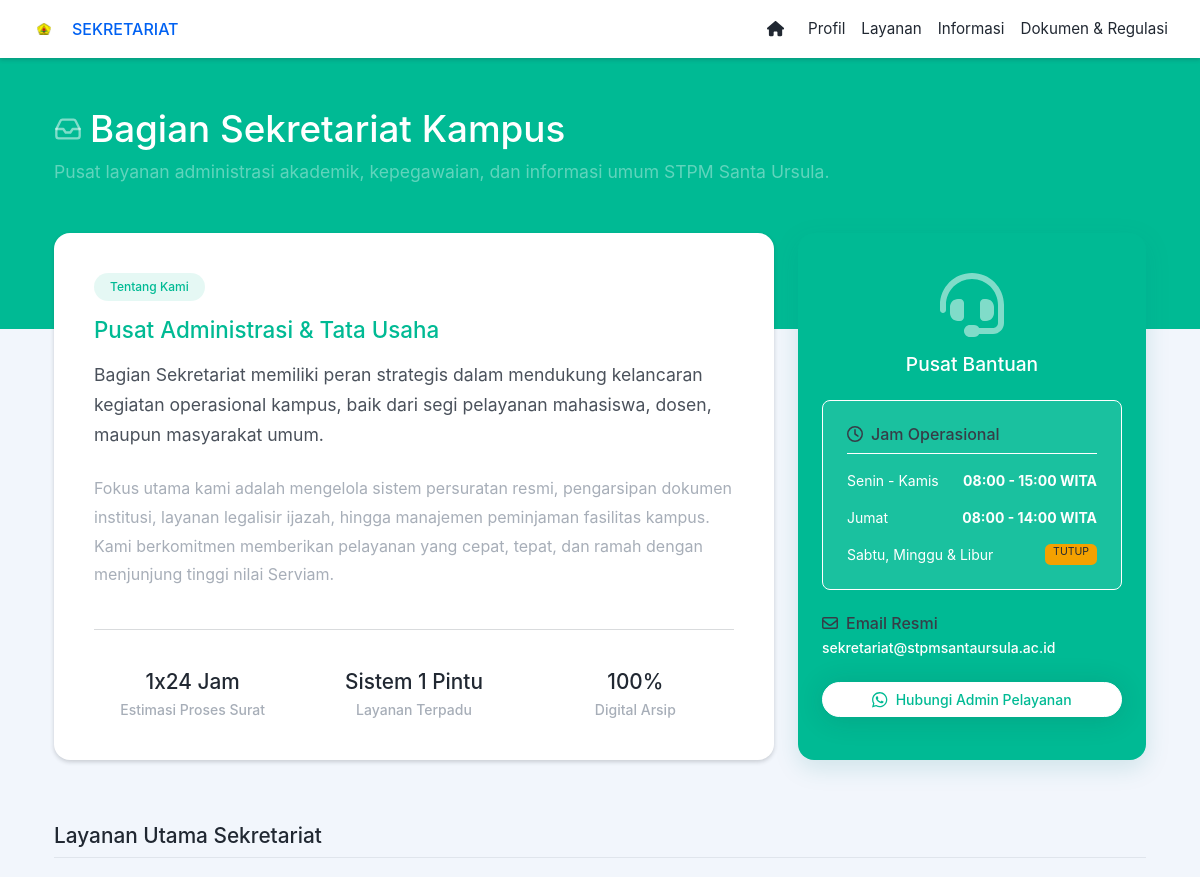
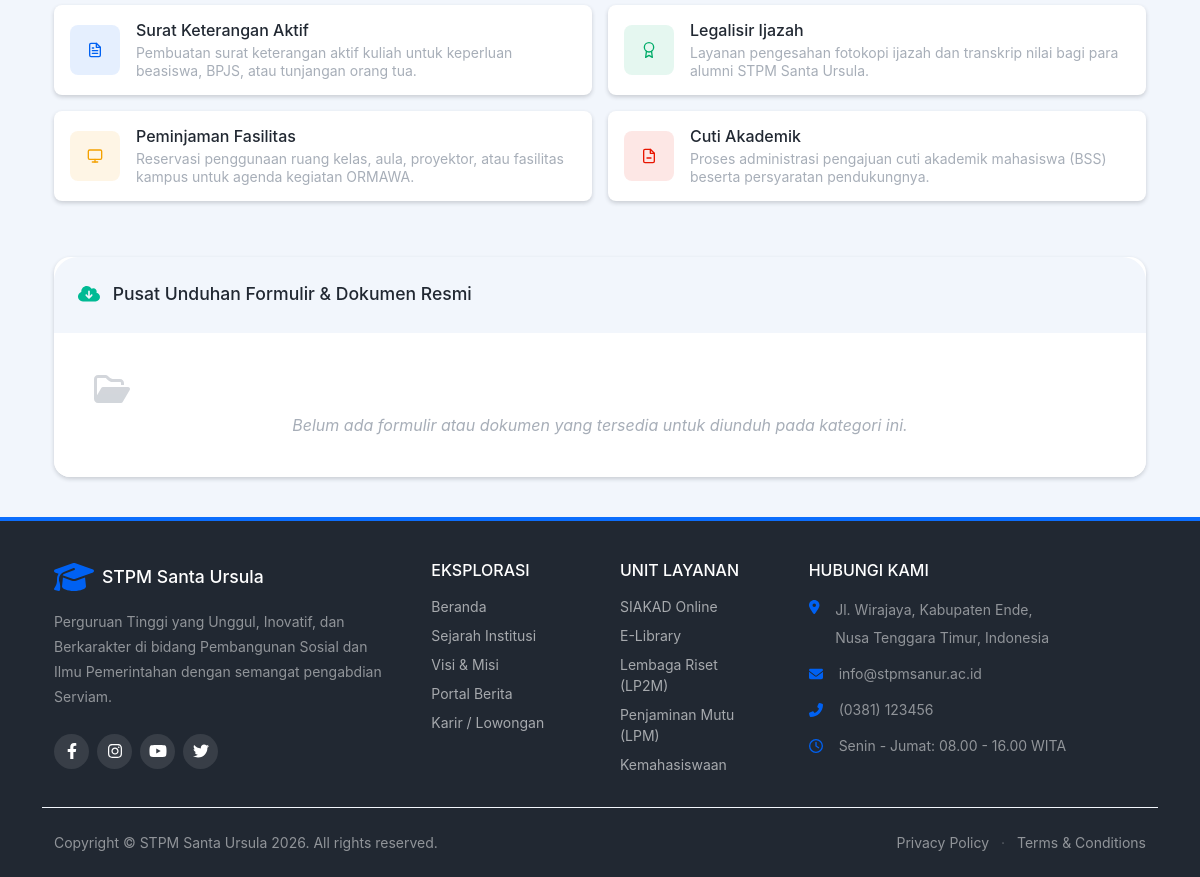
Screenshot of /index.php?module=sekretariat with the database file from the repository (2 pictures, top to bottom).
### tables this page shows
CREATE TABLE `sekretariat_info` (
  `id` int(11) NOT NULL,
  `tentang_kami` text NOT NULL,
  `fokus_utama` text NOT NULL,
  `jam_senin_kamis` varchar(100) NOT NULL,
  `jam_jumat` varchar(100) NOT NULL,
  `email_resmi` varchar(150) NOT NULL,
  `nomor_wa` varchar(50) NOT NULL
);

### modul/publik/content_sekre.php (the view, shortened to what this page needs)
<?php
$info = $koneksi->query("SELECT * FROM sekretariat_info WHERE id=1")->fetch_assoc();
$q_download = $koneksi->query("SELECT * FROM sekretariat_arsip WHERE kategori_arsip = 'formulir' ORDER BY tanggal DESC LIMIT 10");
?>
<main>
    <header class="page-header page-header-dark bg-teal pb-10">
        <div class="container-xl px-4">
            <div class="page-header-content pt-4" data-aos="fade-down" data-aos-duration="1000">
                <div class="row align-items-center justify-content-between">
                    <div class="col-auto mt-4">
                        <h1 class="page-header-title fw-black" style="font-size: 2.3rem;">
                            <div class="page-header-icon"><i data-feather="inbox"></i></div>
                            Bagian Sekretariat Kampus
                        </h1>
                        <div class="page-header-subtitle fs-5 mt-2 opacity-75">Pusat layanan administrasi akademik, kepegawaian, dan informasi umum STPM Santa Ursula.</div>
                    </div>
                </div>
            </div>
        </div>
    </header>
    <div class="container-xl px-4 mt-n10 mb-5">
        <div class="row gx-4 mb-4">
            <div class="col-lg-8 mb-4" data-aos="fade-up" data-aos-delay="100">
                <div class="card shadow-sm border-0 h-100 rounded-4">
                    <div class="card-body p-4 p-md-5">
                        <div class="badge bg-teal bg-opacity-10 text-teal rounded-pill mb-3 px-3 py-2 fw-bold">Tentang Kami</div>
                        <h2 class="text-teal fw-bold mb-3">Pusat Administrasi & Tata Usaha</h2>
                        <p class="lead text-gray-700 mb-4" style="line-height: 1.7;">
                            <?= htmlspecialchars($info['tentang_kami'] ?? '') ?>
                        </p>
                        <p class="text-muted" style="line-height: 1.8;">
                            <?= htmlspecialchars($info['fokus_utama'] ?? '') ?>
                        </p>
                        <hr class="my-5">
                        <div class="row text-center">
                            <div class="col-md-4 mb-3 mb-md-0" data-aos="zoom-in" data-aos-delay="200">
                                <div class="h3 fw-black text-dark mb-1">1x24 Jam</div>
                                <div class="small text-muted fw-bold">Estimasi Proses Surat</div>
                            </div>
                            <div class="col-md-4 mb-3 mb-md-0" data-aos="zoom-in" data-aos-delay="300">
                                <div class="h3 fw-black text-dark mb-1">Sistem 1 Pintu</div>
                                <div class="small text-muted fw-bold">Layanan Terpadu</div>
                            </div>
                            <div class="col-md-4" data-aos="zoom-in" data-aos-delay="400">
                                <div class="h3 fw-black text-dark mb-1">100%</div>
                                <div class="small text-muted fw-bold">Digital Arsip</div>
                            </div>
                        </div>
                    </div>
                </div>
            </div>
            <div class="col-lg-4 mb-4" data-aos="fade-left" data-aos-delay="200">
                <div class="card shadow-sm border-0 bg-teal text-white h-100 rounded-4" style="box-shadow: 0 0.5rem 1.5rem rgba(0, 128, 128, 0.15) !important;">
                    <div class="card-header bg-transparent border-0 pt-5 pb-0 text-center">
                        <i class="fas fa-headset fa-4x mb-3 text-white opacity-50"></i>
                        <h4 class="fw-bold text-white mb-0">Pusat Bantuan</h4>
                    </div>
                    <div class="card-body p-4">
                        <div class="bg-white bg-opacity-10 p-4 rounded-3 mb-4 border border-white border-opacity-10">
                            <h6 class="fw-bold border-bottom border-white border-opacity-25 pb-2 mb-3"><i class="far fa-clock me-2"></i>Jam Operasional</h6>
                            <div class="d-flex justify-content-between small mb-3">
                                <span>Senin - Kamis</span>
                                <strong><?= htmlspecialchars($info['jam_senin_kamis'] ?? '08:00 - 15:00 WITA') ?></strong>
                            </div>
                            <div class="d-flex justify-content-between small mb-3">
                                <span>Jumat</span>
                                <strong><?= htmlspecialchars($info['jam_jumat'] ?? '08:00 - 14:00 WITA') ?></strong>
                            </div>
                            <div class="d-flex justify-content-between small">
                                <span>Sabtu, Minggu & Libur</span>
                                <strong class="badge bg-warning text-dark px-2">TUTUP</strong>
                            </div>
                        </div>
                        <h6 class="fw-bold mb-1"><i class="far fa-envelope me-2"></i>Email Resmi</h6>
                        <p class="small text-white-70 mb-4 fw-bold"><?= htmlspecialchars($info['email_resmi'] ?? '') ?></p>
                        <a href="https://wa.me/<?= htmlspecialchars($info['nomor_wa'] ?? '') ?>" target="_blank" class="btn btn-white w-100 rounded-pill fw-bold text-teal shadow py-2">
                            <i class="fab fa-whatsapp me-2 fa-lg"></i> Hubungi Admin Pelayanan
                        </a>
                    </div>
                </div>
            </div>
        </div>
<h3 class="text-dark fw-black mt-5 mb-4 border-bottom pb-2" data-aos="fade-right">Layanan Utama Sekretariat</h3>
        <div class="row gx-3 mb-5">
            <div class="col-lg-6 col-md-6 mb-3" data-aos="fade-up" data-aos-delay="100">
                <div class="card border-0 shadow-sm hover-lift h-100 rounded-3">
                    <div class="card-body p-3 d-flex align-items-center">
                        <div class="bg-primary bg-opacity-10 text-primary rounded-3 d-flex align-items-center justify-content-center flex-shrink-0 me-3" style="width: 50px; height: 50px;">
                            <i data-feather="file-text"></i>
                        </div>
                        <div>
                            <h6 class="fw-bold text-dark mb-1">Surat Keterangan Aktif</h6>
                            <p class="text-muted small mb-0 lh-sm">Pembuatan surat keterangan aktif kuliah untuk keperluan beasiswa, BPJS, atau tunjangan orang tua.</p>
                        </div>
                    </div>
                </div>
            </div>
            <div class="col-lg-6 col-md-6 mb-3" data-aos="fade-up" data-aos-delay="150">
                <div class="card border-0 shadow-sm hover-lift h-100 rounded-3">
                    <div class="card-body p-3 d-flex align-items-center">
                        <div class="bg-success bg-opacity-10 text-success rounded-3 d-flex align-items-center justify-content-center flex-shrink-0 me-3" style="width: 50px; height: 50px;">
                            <i data-feather="award"></i>
                        </div>
                        <div>
                            <h6 class="fw-bold text-dark mb-1">Legalisir Ijazah</h6>
                            <p class="text-muted small mb-0 lh-sm">Layanan pengesahan fotokopi ijazah dan transkrip nilai bagi para alumni STPM Santa Ursula.</p>
                        </div>
                    </div>
                </div>
            </div>
            <div class="col-lg-6 col-md-6 mb-3" data-aos="fade-up" data-aos-delay="200">
                <div class="card border-0 shadow-sm hover-lift h-100 rounded-3">
                    <div class="card-body p-3 d-flex align-items-center">
                        <div class="bg-warning bg-opacity-10 text-warning rounded-3 d-flex align-items-center justify-content-center flex-shrink-0 me-3" style="width: 50px; height: 50px;">
                            <i data-feather="monitor"></i>
                        </div>
                        <div>
                            <h6 class="fw-bold text-dark mb-1">Peminjaman Fasilitas</h6>
                            <p class="text-muted small mb-0 lh-sm">Reservasi penggunaan ruang kelas, aula, proyektor, atau fasilitas kampus untuk agenda kegiatan ORMAWA.</p>
                        </div>
                    </div>
                </div>
            </div>
            <div class="col-lg-6 col-md-6 mb-3" data-aos="fade-up" data-aos-delay="250">
                <div class="card border-0 shadow-sm hover-lift h-100 rounded-3">
                    <div class="card-body p-3 d-flex align-items-center">
                        <div class="bg-danger bg-opacity-10 text-danger rounded-3 d-flex align-items-center justify-content-center flex-shrink-0 me-3" style="width: 50px; height: 50px;">
                            <i data-feather="file-minus"></i>
                        </div>
                        <div>
                            <h6 class="fw-bold text-dark mb-1">Cuti Akademik</h6>
                            <p class="text-muted small mb-0 lh-sm">Proses administrasi pengajuan cuti akademik mahasiswa (BSS) beserta persyaratan pendukungnya.</p>
                        </div>
                    </div>
                </div>
            </div>
        </div>
        <div class="card shadow-sm border-0 bg-white rounded-4 mb-5 overflow-hidden" data-aos="fade-up">
            <div class="card-header bg-light border-bottom border-light fw-bold text-dark p-4 fs-5">
                <i class="fas fa-cloud-download-alt text-teal me-2"></i> Pusat Unduhan Formulir & Dokumen Resmi
            </div>
            <div class="card-body p-0">
                <div class="list-group list-group-flush">
                    <?php if($q_download->num_rows > 0): while($dl = $q_download->fetch_assoc()):
                        $ekstensi = pathinfo($dl['file_lampiran'], PATHINFO_EXTENSION);
                        if (empty($ekstensi)) $ekstensi = 'FILE';
                    ?>
                        <div class="list-group-item d-flex align-items-center justify-content-between p-4 bg-white hover-bg-light transition-all">
                            <div>
                                <div class="fw-bold text-dark fs-6"><?= htmlspecialchars($dl['judul_arsip']) ?></div>
                                <div class="small text-muted mt-1">
                                    Format <span class="badge bg-secondary bg-opacity-10 text-secondary border px-2 py-1 text-uppercase"><?= $ekstensi ?></span>
                                    &bull; Diperbarui <?= date('d M Y', strtotime($dl['tanggal'])) ?>
                                </div>
                            </div>
                            <?php if(!empty($dl['file_lampiran'])): ?>
                                <a href="uploads/sekretariat/dokumen/<?= htmlspecialchars($dl['file_lampiran']) ?>" download class="btn btn-outline-teal btn-sm rounded-pill px-4 fw-bold shadow-none">
                                    <i class="fas fa-download me-2"></i>Unduh
                                </a>
                            <?php else: ?>
                                <button class="btn btn-light btn-sm rounded-pill px-4 text-muted disabled">Tidak Tersedia</button>
                            <?php endif; ?>
                        </div>
                    <?php endwhile; else: ?>
                        <div class="p-5 text-center text-muted fst-italic bg-white">
                            <i class="far fa-folder-open fa-2x mb-2 d-block opacity-50"></i>
                            Belum ada formulir atau dokumen yang tersedia untuk diunduh pada kategori ini.
                        </div>
                    <?php endif; ?>
                </div>
            </div>
        </div>
    </div>
</main>

### header_sekre.php (style rules this page uses)
body { background-color: #f2f6fc; }

### rows the page displays
sekretariat_info: tentang_kami "Bagian Sekretariat memiliki peran strategis dalam mendukung kelancaran kegiatan operasional kampus, baik dari segi pelayanan mahasiswa, dosen, maupun masyarakat umum.", fokus_utama "Fokus utama kami adalah mengelola sistem persuratan resmi, pengarsipan dokumen institusi, layanan legalisir ijazah, hingga manajemen peminjaman fasilitas kampus. Kami berkomitmen memberikan pelayanan yang cepat, tepat, dan ramah dengan menjunjung tinggi nilai Serviam.", jam_senin_kamis "08:00 - 15:00 WITA", jam_jumat "08:00 - 14:00 WITA", email_resmi "sekretariat@stpmsantaursula.ac.id"
